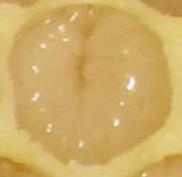
#> input picture classification/deploy/example_imgs/big_larva.jpg, 182 x 177 px
$ python -i procedure.py   (imports and definitions only)
#> lines starting #> are read from the running program, lines starting #| are printed output that depends on the picture
### segmentation/utils/segmentation.py
import random
import numpy as np


# [26 lines left out: function consolidate_segments, not called in this run]


class Segment(object):
    """
    centroid: (row, col) of centroid
    dx_r, dx_l: #pixels/cols to right/left boundary of segment
    dy_u, dy_d: #pixels/rows to upwards/downwards boundary of segment
    ranges are [range[0]; range[1])
    max aspect ratio is always `ar_max` >= 1
    """

    def __init__(self, xrange, yrange, img=None):
        self.xrange = tuple(int(d) for d in xrange)
        self.yrange = tuple(int(d) for d in yrange)
        self.img = img

    def __repr__(self):
        self.calculate_properties()
        return "<Segment %s: AR %.1f Area %d />" % (self.name, self.ar, self.area)

    def get_centroid(self):
        """get centroid (row, col)"""
        return (int(np.mean(self.yrange)), int(np.mean(self.xrange)))

    def get_diams(self):
        """get segment diameters (xdiam, ydiam)"""
        return self.xrange[1] - self.xrange[0], self.yrange[1] - self.yrange[0]

    def get_area(self):
        """get segment area"""
        return self.xdiam * self.ydiam

    # [13 lines left out: functions calculate_properties, from_vector, not called in this run]

    @staticmethod
    def from_region(region, expand=1.2):
        """Get segment from region based on convex hull
        region: region from regionprops()
        expand: factor by which to expand the bounding box
        """
        minr, minc, maxr, maxc = region.bbox
        factor = (expand - 1) / 2
        xpad = (maxc - minc) * factor
        ypad = (maxr - minr) * factor
        return Segment(
            xrange=[minc - xpad, maxc + xpad], yrange=[minr - ypad, maxr + ypad]
        )


class Segmentation(object):
    """Combines collection of Segments"""

    def __init__(self, segments=None, img=None):
        if segments is None:
            self.segments = []
        else:
            self.segments = segments
        self.img = img

    def __getitem__(self, idx):
        return self.segments[idx]

    def __len__(self):
        return len(self.segments)

    # [22 lines left out: function __repr__, not called in this run]

    def add(self, segment):
        self.segments.append(segment)

    # [34 lines left out: functions get_img, get_overlap_matrix, not called in this run]

### segmentation/simple_thresholding/procedure.py
import warnings
import numpy as np
from utils.segmentation import Segment, Segmentation, consolidate_segments
from skimage import segmentation, measure, exposure, color
from skimage.filters import threshold_otsu, rank
from skimage.morphology import disk
from scipy.ndimage import binary_fill_holes
from skimage.util import img_as_ubyte


def generate_segmentation(img, denoise_mask=3, diam_range=(150, 500), max_overlap=0.5):
    '''create Segmentation object from gray-scale np image
    denoise_mask: mask used for denoising image in the beginning
    diam_range: min, max diam allowed for each cell in px; chose from min
                (just around edges of cell) to max (half into neighbor cells)
    max_overlap: float of maximum relative overlap 2 segmentas can have
    '''
#> called with denoise_mask = 3, diam_range = (150, 500), max_overlap = 0.5
    area_range = tuple(d**2 for d in diam_range)

    # gray scale
    gray = color.rgb2gray(img)
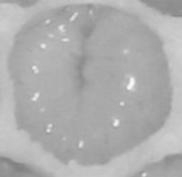
#> gray: shape (177, 182) float64; min 0.502, max 0.985, mean 0.684
    with warnings.catch_warnings():
        warnings.simplefilter("ignore")
        gray = img_as_ubyte(gray)

    # denoise
    denoised = rank.median(gray, disk(denoise_mask))

    # contrast stretching for normalization
    p2, p98 = np.percentile(denoised, (2, 98))
#> p2 = 146; p98 = 201
    normed = exposure.rescale_intensity(denoised, in_range=(p2, p98))
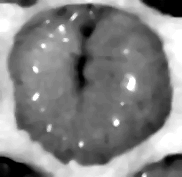
#> normed: shape (177, 182); min 0, max 255, mean 130.9

    # thresholding
    thr = threshold_otsu(normed)
#> thr = 148
    markers = np.zeros(normed.shape, dtype=float)
    markers[normed < thr] = 1

    # refine
    filled = binary_fill_holes(markers)
    cleared = segmentation.clear_border(filled)

    # get labels
    labels = measure.label(cleared)

    # capture labeled regions in rectangles
    seg = Segmentation(img)
    for region in measure.regionprops(labels):
        s = Segment.from_region(region, labels)
        if s.fits(max_ar=1.5, diam_range=diam_range, area_range=area_range):
            seg.add(s)

    return consolidate_segments(seg, overlap=max_overlap)

>>> import cv2
>>> picture = cv2.cvtColor(cv2.imread('../../classification/deploy/example_imgs/big_larva.jpg'), cv2.COLOR_BGR2RGB)
#> (the run stopped early here; a loop or call above may not have finished)
